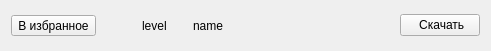
<?xml version="1.0" encoding="UTF-8"?>
<ui version="4.0">
 <class>Docs</class>
 <widget class="QWidget" name="Docs">
  <property name="geometry">
   <rect>
    <x>0</x>
    <y>0</y>
    <width>491</width>
    <height>51</height>
   </rect>
  </property>
  <property name="windowTitle">
   <string>Form</string>
  </property>
  <layout class="QHBoxLayout" name="horizontalLayout">
   <item>
    <widget class="QToolButton" name="b_favorite">
     <property name="text">
      <string>В избранное</string>
     </property>
    </widget>
   </item>
   <item>
    <spacer name="horizontalSpacer">
     <property name="orientation">
      <enum>Qt::Horizontal</enum>
     </property>
     <property name="sizeType">
      <enum>QSizePolicy::Minimum</enum>
     </property>
     <property name="sizeHint" stdset="0">
      <size>
       <width>40</width>
       <height>1</height>
      </size>
     </property>
    </spacer>
   </item>
   <item>
    <widget class="QLabel" name="l_level">
     <property name="sizePolicy">
      <sizepolicy hsizetype="Minimum" vsizetype="Minimum">
       <horstretch>0</horstretch>
       <verstretch>0</verstretch>
      </sizepolicy>
     </property>
     <property name="text">
      <string>level</string>
     </property>
    </widget>
   </item>
   <item>
    <spacer name="horizontalSpacer_2">
     <property name="orientation">
      <enum>Qt::Horizontal</enum>
     </property>
     <property name="sizeType">
      <enum>QSizePolicy::Fixed</enum>
     </property>
     <property name="sizeHint" stdset="0">
      <size>
       <width>20</width>
       <height>1</height>
      </size>
     </property>
    </spacer>
   </item>
   <item>
    <widget class="QLabel" name="l_name">
     <property name="text">
      <string>name</string>
     </property>
    </widget>
   </item>
   <item>
    <spacer name="horizontalSpacer_3">
     <property name="orientation">
      <enum>Qt::Horizontal</enum>
     </property>
     <property name="sizeHint" stdset="0">
      <size>
       <width>92</width>
       <height>26</height>
      </size>
     </property>
    </spacer>
   </item>
   <item>
    <widget class="QPushButton" name="b_download">
     <property name="text">
      <string> Скачать</string>
     </property>
     <property name="checkable">
      <bool>false</bool>
     </property>
    </widget>
   </item>
  </layout>
 </widget>
 <resources/>
 <connections/>
</ui>
